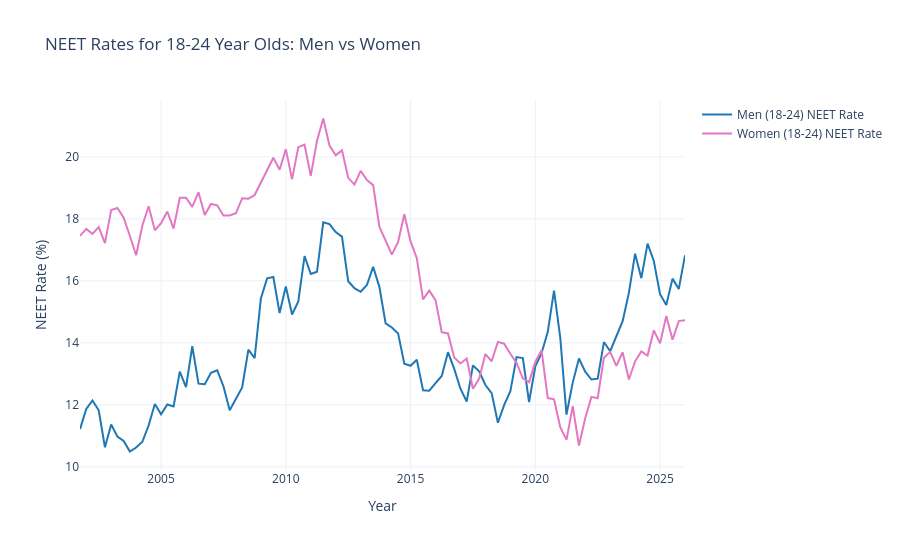

Here is the notebook cell this chart was saved with:
### Markdown cell above
And the same NEET rate split out by gender.

### Code cell
fig_neet_gender = go.Figure(data=[
    line_trace(df_neet_men['Year_Fraction'], df_neet_men[col_neet_1824], 'Men (18-24) NEET Rate', '#1f77b4'),
    line_trace(df_neet_women['Year_Fraction'], df_neet_women[col_neet_1824], 'Women (18-24) NEET Rate', '#e377c2'),
])
style_figure(fig_neet_gender, 'NEET Rates for 18-24 Year Olds: Men vs Women', 'NEET Rate (%)')
fig_neet_gender.show()
